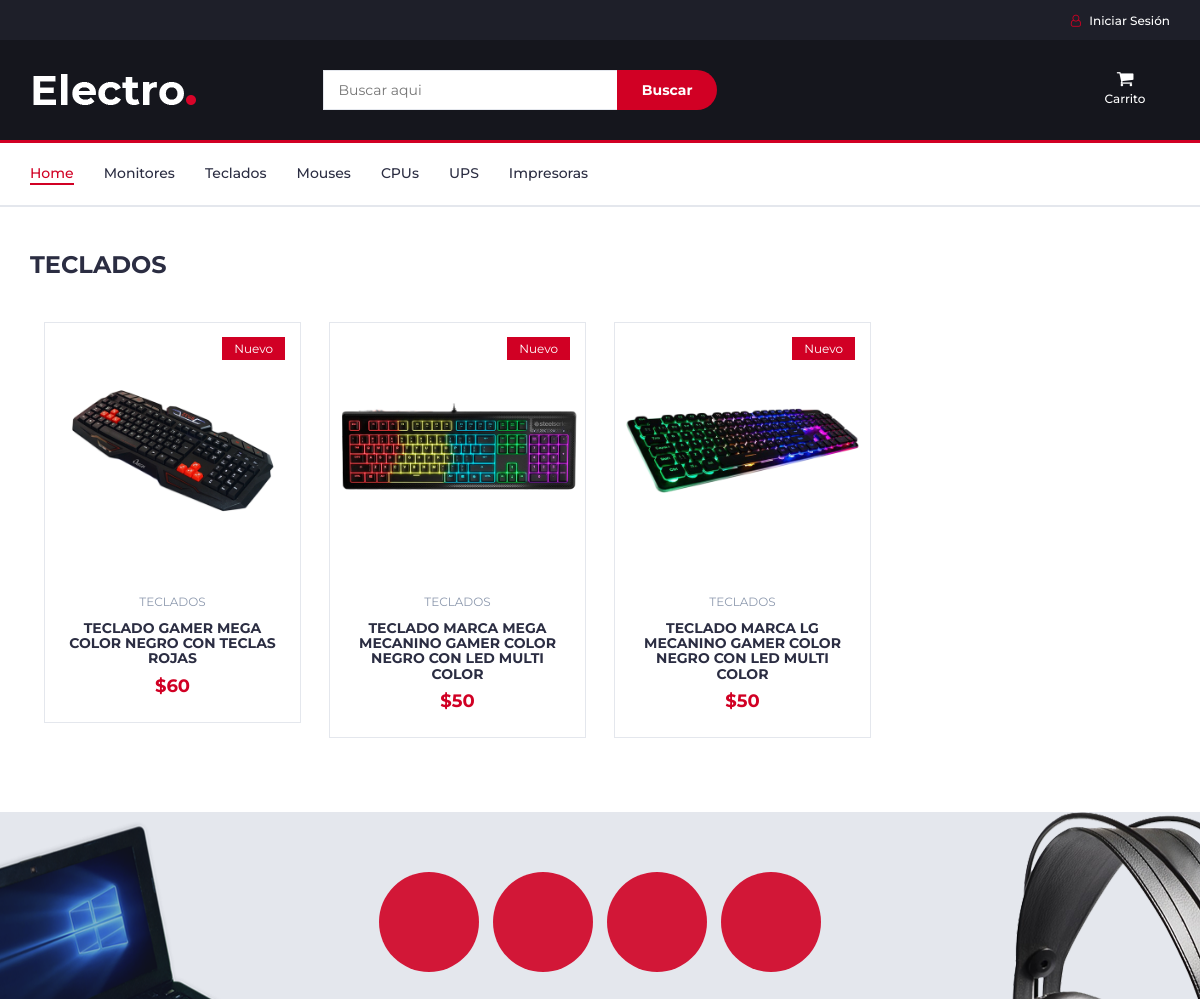
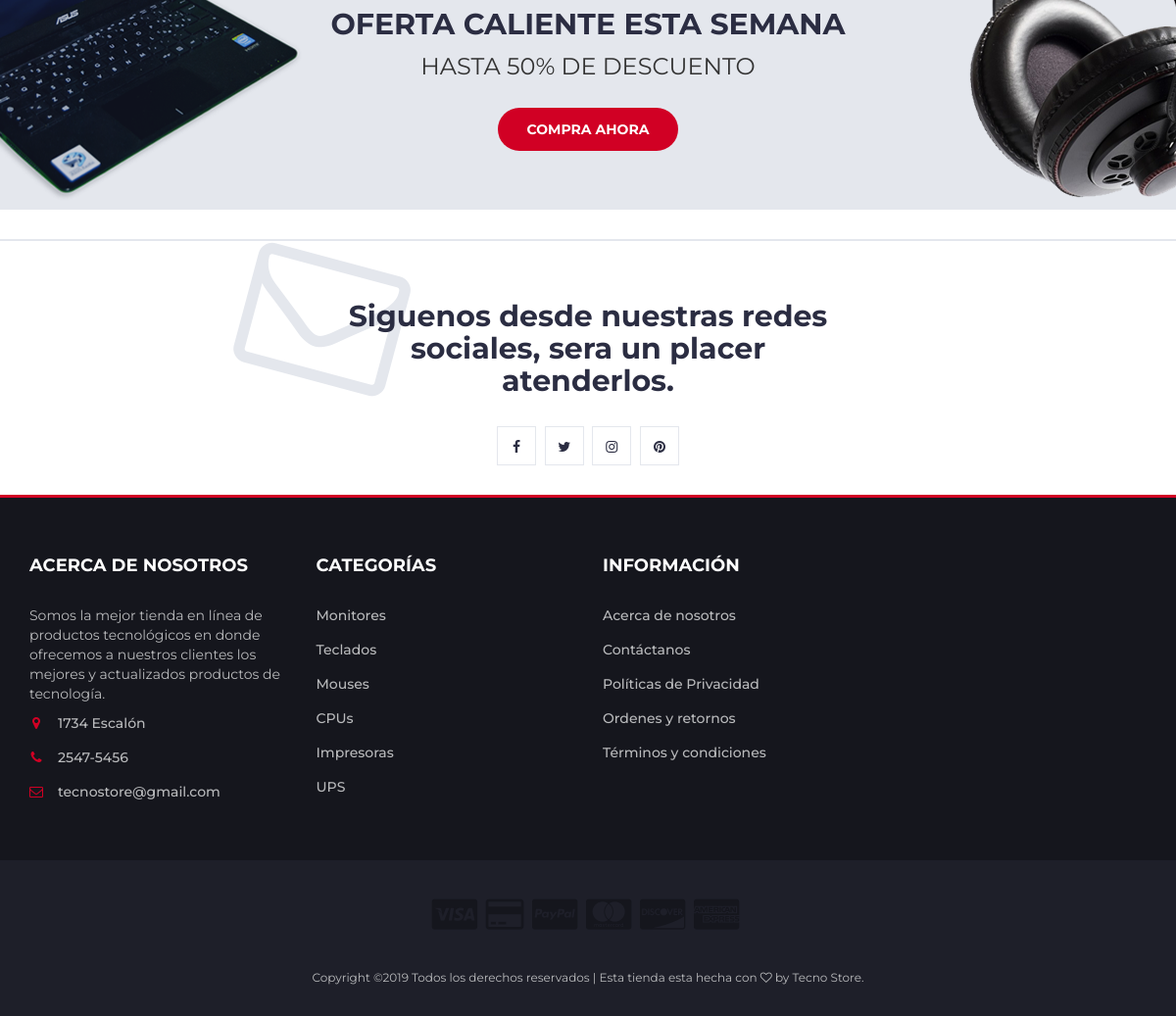
Page /index.php/home_controller/teclados on the committed database (2 pictures, top to bottom).
### tables this page shows
CREATE TABLE `producto` (
  `id_producto` int(11) NOT NULL,
  `descripcion` text NOT NULL,
  `especificacion` text NOT NULL,
  `precio_venta` double NOT NULL,
  `precio_compra` double NOT NULL,
  `stock` int(11) NOT NULL,
  `imagen` varchar(100) NOT NULL,
  `id_categoria` int(11) NOT NULL,
  `id_marca` int(11) NOT NULL,
  `id_proveedor` int(11) NOT NULL
);

CREATE TABLE `categoria` (
  `id_categoria` int(11) NOT NULL,
  `nombre_categoria` varchar(20) NOT NULL
);

### application/controllers/home_controller.php (called while the page is built, shortened)
<?php
class home_controller extends CI_Controller {
	public function __construct(){
		$this->load->model('home_model');
		$this->load->library('cart');
	}
	public function teclados(){
		$data = array(
			'title'      => 'Tecno Store',
			'teclados'  => $this->home_model->get_teclados());
		$this->load->view('template/header',$data);
		$this->load->view('cat_teclado_view');
		$this->load->view('template/footer');
	}
}

### index.php (called while the page is built, shortened)
<?php
require_once BASEPATH.'core/CodeIgniter.php';

### application/models/home_model.php (called while the page is built, shortened)
<?php
class home_model extends CI_Model {
	public function get_teclados(){
		$this->db->select('p.id_producto, p.descripcion, p.precio_venta, p.stock, p.imagen, c.nombre_categoria, m.nombre_marca');
		$this->db->from('producto p');
		$this->db->join('categoria c','c.id_categoria = p.id_categoria');
		$this->db->join('marca m','m.id_marca = p.id_marca');
		$this->db->where('c.id_categoria',7);
		$exe = $this->db->get();
		return $exe->result();
	}
}

### application/views/cat_teclado_view.php (the view, shortened to what this page needs)
<body>
	<div class="section">
		<div class="container">
			<div class="row">
				<div class="col-md-12">
					<div class="section-title">
						<h3 class="title">Teclados</h3>
					</div>
					<div id="productos">
						<?php foreach($teclados as $te){ ?>
							<div class="col-md-3 col-xs-6" id="productos">
								<div class="product">
									<div class="product-img">
										<img src="<?= base_url('').$te->imagen ?>" alt="">
										<div class="product-label">
											<span class="new">Nuevo</span>
										</div>
									</div>
									<div class="product-body">
										<p class="product-category"><?= $te->nombre_categoria ?></p>
										<h3 class="product-name"><?= $te->descripcion ?></h3>
										<h4 class="product-price">$<?= $te->precio_venta ?></h4>
									</div>
									<div class="add-to-cart">
										<a href="<?php echo base_url('home_controller/get_datos/'.$te->id_producto) ?>"><button class="add-to-cart-btn"><i class="fa fa-shopping-cart"></i> Ver Detalles</button></a>
									</div>
								</div>
							</div>
						<?php } ?>
					</div>
				</div>
			</div>
		</div>
	</div>
	<div id="hot-deal" class="section">
		<div class="container">
			<div class="row">
				<div class="col-md-12">
					<div class="hot-deal">
						<ul class="hot-deal-countdown">
							<li>
							</li>
							<li>
							</li>
							<li>
							</li>
							<li>
							</li>
						</ul>
						<h2 class="text-uppercase">OFERTA CALIENTE ESTA SEMANA</h2>
						<p>HASTA 50% DE DESCUENTO</p>
						<a class="primary-btn cta-btn" href="#">Compra ahora</a>
					</div>
				</div>
			</div>
		</div>
	</div>

### props/css/style.css (style rules this page uses)
body { font-family: 'Montserrat', sans-serif; font-weight: 400; color: #333; }
h1, h2, h3, h4, h5, h6 { color: #2B2D42; font-weight: 700; margin: 0 0 10px; }
a { color: #2B2D42; font-weight: 500; -webkit-transition: 0.2s color; transition: 0.2s color; }
ul, ol { margin: 0; padding: 0; list-style: none }
.primary-btn { display: inline-block; padding: 12px 30px; background-color: #D10024; border: none; border-radius: 40px; color: #FFF; text-transform: uppercase; font-weight: 700; text-align: center; -webkit-transition: 0.2s all; transition: 0.2s all; }
.section { padding-top: 30px; padding-bottom: 30px; }
.section-title { position: relative; margin-bottom: 30px; margin-top: 15px; }
.section-title .title { display: inline-block; text-transform: uppercase; margin: 0px; }
#hot-deal.section { padding: 60px 0px; margin: 30px 0px; background-color: #E4E7ED; background-image: url('../img/hotdeal.png'); background-position: center; background-repeat: no-repeat; }
.hot-deal { text-align: center; }
.hot-deal .hot-deal-countdown { margin-bottom: 30px; }
.hot-deal .hot-deal-countdown>li { position: relative; display: inline-block; width: 100px; height: 100px; background: #D10024e6; text-align: center; border-radius: 50%; margin: 0px 5px; }
.hot-deal p { text-transform: uppercase; font-size: 24px; }
.hot-deal .cta-btn { margin-top: 15px; }
.product { position: relative; margin: 15px 0px; -webkit-box-shadow: 0px 0px 0px 0px #E4E7ED, 0px 0px 0px 1px #E4E7ED; box-shadow: 0px 0px 0px 0px #E4E7ED, 0px 0px 0px 1px #E4E7ED; -webkit-transition: 0.2s all; transition: 0.2s all; }
.product .product-img { position: relative; }
.product .product-img>img { width: 100%; }
.product .product-img .product-label { position: absolute; top: 15px; right: 15px; }
.product .product-img .product-label>span { border: 2px solid; padding: 2px 10px; font-size: 12px; }
.product .product-img .product-label>span.new { background-color: #D10024; border-color: #D10024; color: #FFF; }
.product .product-body { position: relative; padding: 15px; background-color: #FFF; text-align: center; z-index: 20; }
.product .product-body .product-category { text-transform: uppercase; font-size: 12px; color: #8D99AE; }
.product .product-body .product-name { text-transform: uppercase; font-size: 14px; }
.product .product-body .product-price { color: #D10024; font-size: 18px; }
.product .add-to-cart { position: absolute; left: 1px; right: 1px; bottom: 1px; padding: 15px; background: #1e1f29; text-align: center; -webkit-transform: translateY(0%); -ms-transform: translateY(0%); transform: translateY(0%); -webkit-transition: 0.2s all; transition: 0.2s all; z-index: 2; }
.product .add-to-cart .add-to-cart-btn { position: relative; border: 2px solid transparent; height: 40px; padding: 0 30px; background-color: #ef233c; color: #FFF; text-transform: uppercase; font-weight: 700; border-radius: 40px; -webkit-transition: 0.2s all; transition: 0.2s all; }

### rows in the picture
producto: imagen (picture), id_categoria.nombre_categoria "TECLADOS", descripcion "TECLADO GAMER MEGA COLOR NEGRO CON TECLAS ROJAS", precio_venta "60"
producto: imagen (picture), id_categoria.nombre_categoria "TECLADOS", descripcion "TECLADO MARCA MEGA MECANINO GAMER COLOR NEGRO CON LED MULTI COLOR", precio_venta "50"
producto: imagen (picture), id_categoria.nombre_categoria "TECLADOS", descripcion "TECLADO MARCA LG MECANINO GAMER COLOR NEGRO CON LED MULTI COLOR", precio_venta "50"
